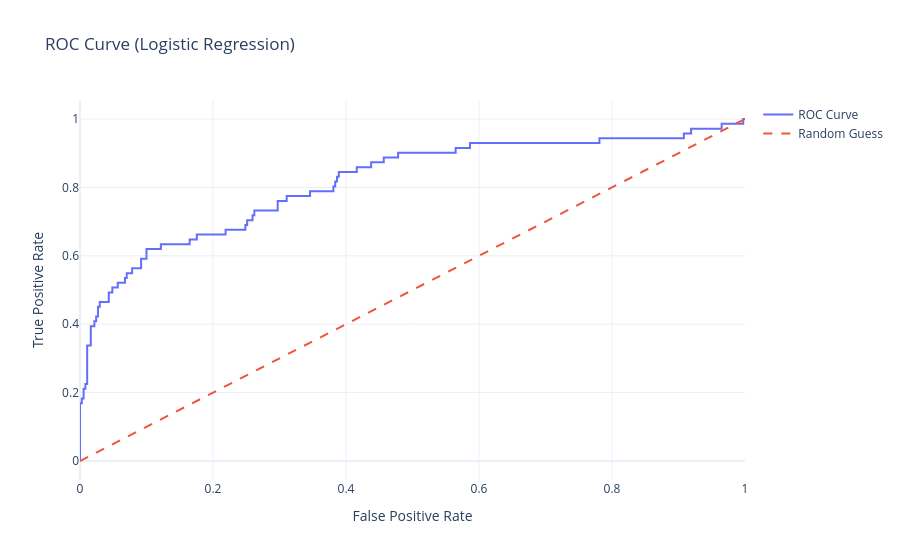

Notebook source saved alongside this figure:
### Code cell
plot_roc_curve_plotly(lr_model, X_test, y_test, "Logistic Regression")
